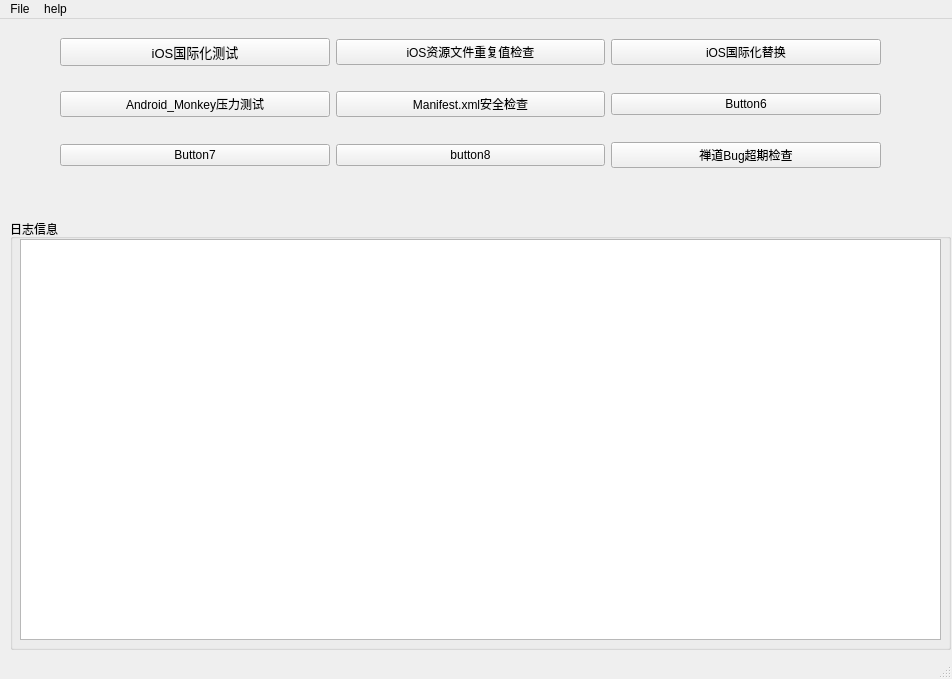
<?xml version="1.0" encoding="UTF-8"?>
<ui version="4.0">
 <class>TestTools</class>
 <widget class="QMainWindow" name="TestTools">
  <property name="geometry">
   <rect>
    <x>0</x>
    <y>0</y>
    <width>952</width>
    <height>679</height>
   </rect>
  </property>
  <property name="windowTitle">
   <string>TestTools</string>
  </property>
  <widget class="QWidget" name="centralwidget">
   <widget class="QWidget" name="gridLayoutWidget">
    <property name="geometry">
     <rect>
      <x>60</x>
      <y>0</y>
      <width>821</width>
      <height>171</height>
     </rect>
    </property>
    <layout class="QGridLayout" name="gridLayout_2">
     <item row="1" column="0">
      <widget class="QPushButton" name="pushButton">
       <property name="font">
        <font>
         <pointsize>10</pointsize>
        </font>
       </property>
       <property name="text">
        <string>iOS国际化测试</string>
       </property>
      </widget>
     </item>
     <item row="3" column="1">
      <widget class="QPushButton" name="pushButton_5">
       <property name="text">
        <string>Manifest.xml安全检查</string>
       </property>
      </widget>
     </item>
     <item row="4" column="1">
      <widget class="QPushButton" name="pushButton_8">
       <property name="text">
        <string>button8</string>
       </property>
      </widget>
     </item>
     <item row="1" column="1">
      <widget class="QPushButton" name="pushButton_2">
       <property name="text">
        <string>iOS资源文件重复值检查</string>
       </property>
      </widget>
     </item>
     <item row="1" column="2">
      <widget class="QPushButton" name="pushButton_3">
       <property name="text">
        <string>iOS国际化替换</string>
       </property>
      </widget>
     </item>
     <item row="3" column="2">
      <widget class="QPushButton" name="pushButton_6">
       <property name="text">
        <string>Button6</string>
       </property>
      </widget>
     </item>
     <item row="4" column="2">
      <widget class="QPushButton" name="pushButton_9">
       <property name="text">
        <string>禅道Bug超期检查</string>
       </property>
      </widget>
     </item>
     <item row="3" column="0">
      <widget class="QPushButton" name="pushButton_4">
       <property name="text">
        <string>Android_Monkey压力测试</string>
       </property>
      </widget>
     </item>
     <item row="4" column="0">
      <widget class="QPushButton" name="pushButton_7">
       <property name="text">
        <string>Button7</string>
       </property>
      </widget>
     </item>
    </layout>
   </widget>
   <widget class="QGroupBox" name="groupBox">
    <property name="geometry">
     <rect>
      <x>10</x>
      <y>200</y>
      <width>941</width>
      <height>431</height>
     </rect>
    </property>
    <property name="title">
     <string>日志信息</string>
    </property>
    <widget class="QTextEdit" name="textEdit">
     <property name="geometry">
      <rect>
       <x>10</x>
       <y>20</y>
       <width>921</width>
       <height>401</height>
      </rect>
     </property>
     <property name="html">
      <string>&lt;!DOCTYPE HTML PUBLIC &quot;-//W3C//DTD HTML 4.0//EN&quot; &quot;http://www.w3.org/TR/REC-html40/strict.dtd&quot;&gt;
&lt;html&gt;&lt;head&gt;&lt;meta name=&quot;qrichtext&quot; content=&quot;1&quot; /&gt;&lt;style type=&quot;text/css&quot;&gt;
p, li { white-space: pre-wrap; }
&lt;/style&gt;&lt;/head&gt;&lt;body style=&quot; font-family:'SimSun'; font-size:9pt; font-weight:400; font-style:normal;&quot;&gt;
&lt;p style=&quot;-qt-paragraph-type:empty; margin-top:0px; margin-bottom:0px; margin-left:0px; margin-right:0px; -qt-block-indent:0; text-indent:0px;&quot;&gt;&lt;br /&gt;&lt;/p&gt;&lt;/body&gt;&lt;/html&gt;</string>
     </property>
    </widget>
   </widget>
  </widget>
  <widget class="QMenuBar" name="menubar">
   <property name="geometry">
    <rect>
     <x>0</x>
     <y>0</y>
     <width>952</width>
     <height>21</height>
    </rect>
   </property>
   <widget class="QMenu" name="menuAbout">
    <property name="title">
     <string>help</string>
    </property>
    <addaction name="actionHelp"/>
    <addaction name="separator"/>
    <addaction name="actionAbout"/>
   </widget>
   <widget class="QMenu" name="menuFile">
    <property name="title">
     <string>File</string>
    </property>
    <addaction name="actionNew"/>
    <addaction name="actionOpen"/>
    <addaction name="separator"/>
    <addaction name="actionQuite"/>
   </widget>
   <addaction name="menuFile"/>
   <addaction name="menuAbout"/>
  </widget>
  <widget class="QStatusBar" name="statusbar"/>
  <action name="actionHelp">
   <property name="text">
    <string>Help</string>
   </property>
  </action>
  <action name="actionAbout">
   <property name="text">
    <string>About</string>
   </property>
  </action>
  <action name="actionNew">
   <property name="text">
    <string>New</string>
   </property>
  </action>
  <action name="actionOpen">
   <property name="text">
    <string>Open</string>
   </property>
  </action>
  <action name="actionQuite">
   <property name="checkable">
    <bool>false</bool>
   </property>
   <property name="text">
    <string>Quite</string>
   </property>
   <property name="shortcut">
    <string comment="Ctrl+Q" extracomment="Ctrl+Q"/>
   </property>
   <property name="shortcutContext">
    <enum>Qt::WindowShortcut</enum>
   </property>
  </action>
 </widget>
 <resources/>
 <connections/>
</ui>
